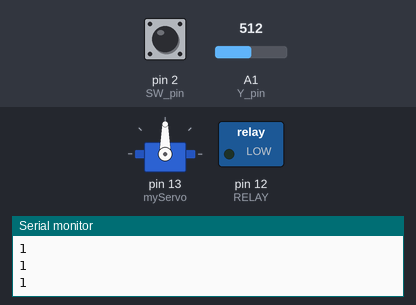
A sketch run on a simulated Arduino Uno, built with avr-gcc and run on an emulated ATmega328P. Shown: servo, switched loads named in the sketch (green lamp = pin HIGH), the last lines printed to the serial monitor. Dashed ring = blinking. Inputs (shaded band) come from the test bench; at power-on: pin 2 (SW_pin) HIGH, A1 (Y_pin) = 512.

Above: at 1.2 s.
1.3 s: pin 2 (SW_pin) pulled LOW for 3.2 s
At 1.9 s:
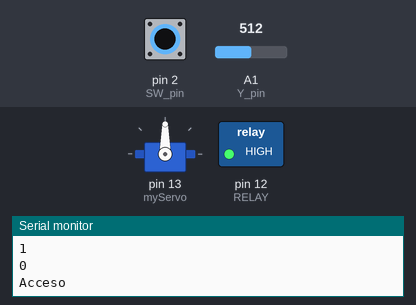
6.0 s: pin 2 (SW_pin) pulled LOW for 0.2 s
At 6.7 s:
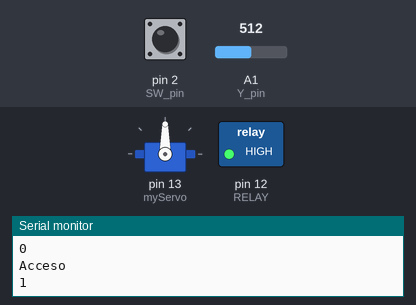
7.7 s: pin 2 (SW_pin) pulled LOW for 1 s
At 9.5 s:
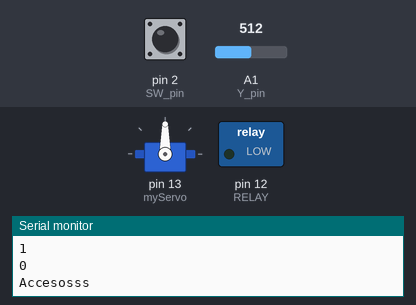
Timing chart, 0 to 11.0 s (numbered marks = the images above; inputs shaded):
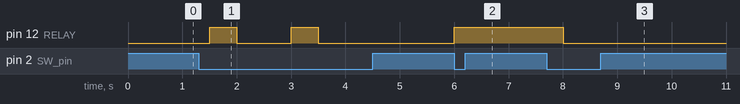

Measured:
- after the input at 1.3 s, pin 12 (RELAY): alternates HIGH for 0.50 s and LOW for 1.0 s, 4 changes in all, then stays LOW, starting after 0.20 s
- after the input at 6.0 s, pin 12 (RELAY): LOW → HIGH at once
- after the input at 7.7 s, pin 12 (RELAY): HIGH → LOW after 0.31 s

The sketch:

servo_motore_rele_joystick.ino
```cpp
#include <Servo.h>

#define RELAY 12


// Arduino pin numbers
const int SW_pin = 2; // digital pin connected to switch output
const int X_pin = 0; // analog pin connected to X output
const int Y_pin = 1; // analog pin connected to Y output

 Servo myServo;
 int pos = 0;
 int maxPos = 180;
 int xAxis = 504;
 int yAxis = 520;
 int posit = 0;
 // Motor State 1 = acceso , 0 = spento
 int motorState = 0;
boolean moved =false;
void setup() {
  pinMode(RELAY, OUTPUT);
  myServo.attach(13);
  pinMode(SW_pin, INPUT);
  digitalWrite(SW_pin, HIGH);
  Serial.begin(115200);
}

void loop() {
if(analogRead(Y_pin) == 1023 && moved){

  for (pos = 90; pos <= 180; pos += 1) { // goes from 0 degrees to 180 degrees


    moved = true; // in steps of 1 degree
    myServo.write(pos);              // tell servo to go to position in variable 'pos'
                          // waits 15ms for the servo to reach the position
  }
  moved= false;
}
if(analogRead(Y_pin) == 0 && moved){
  Serial.print("AVANTI");
    for (pos = 90; pos >= 0; pos -= 1) { // goes from 180 degrees to 0 degrees
    moved= true;
    myServo.write(pos);              // tell servo to go to position in variable 'pos'
                          // waits 15ms for the servo to reach the position
  }
  moved= false;

}

if(analogRead(Y_pin) == 520){
  moved= true;
  myServo.write(90);
}
Serial.println(digitalRead(SW_pin));

if(digitalRead(SW_pin) == 0 && motorState == 1){

  motorState = 0;
  digitalWrite( RELAY, LOW);
  Serial.println("Accesosss");
  delay(1000);
}


if(digitalRead(SW_pin) == 0 && motorState== 0){
  motorState = 1;
  digitalWrite(RELAY, HIGH);
  Serial.println("Acceso");


}


 delay(500);
}
```
